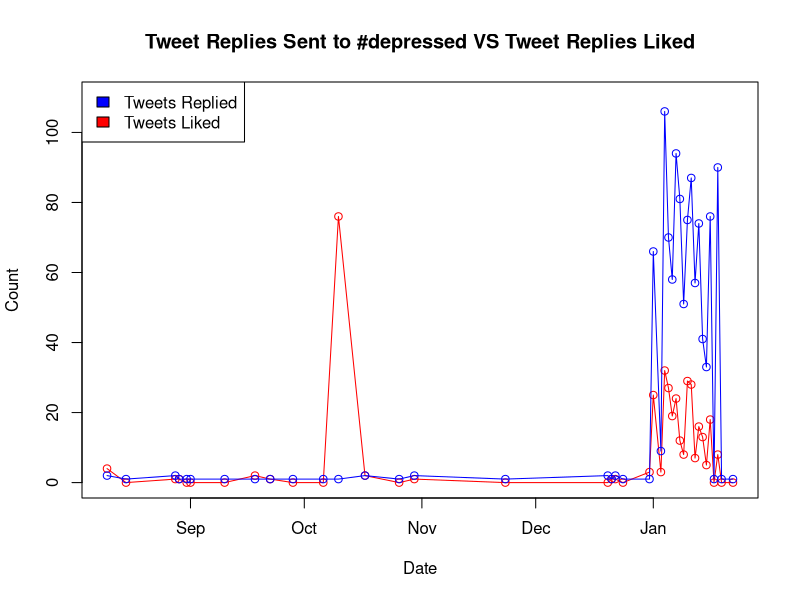

Reproduce this figure in R.
## ---- chunk 1
knitr::opts_chunk$set(echo = TRUE)
## ---- chunk 2
twitter = read.csv("EvanWoods-timeline-2023-01-22-part1.csv")
## ---- chunk 3
total_replies_sent = sum(twitter$Tweet.Type=="Reply")
total_replies_sent
## ---- chunk 4
total_likes_of_replies_sent = sum(twitter$Total.Likes[twitter$Tweet.Type=="Reply"])
total_likes_of_replies_sent
## ---- chunk 5
likes = twitter$Total.Likes[twitter$Tweet.Type=="Reply"]
## ---- chunk 6
time = twitter$Tweet.Posted.Time[twitter$Tweet.Type=="Reply"]
## ---- chunk 7
# Gathering Tweets Sent into a DataFrame
mydata <- data.frame(time = time, likes = likes)
mydata$time <- as.Date(mydata$time)
time_tmp <- unique(mydata$time)
mydata$time <- as.character(mydata$time)
result <- sapply(time_tmp, function(x){
  tmp <- mydata[mydata$time ==x,]
  return(sum(tmp$likes))
})
mynewdata <- data.frame(time = time_tmp, likes = result)
mynewdata$time <- as.Date(mynewdata$time)
# Converting tweets sent into a dataframe to display on graph

table_time_df = data.frame(table(time))
table_time_df$time <- as.Date(table_time_df$time)
time_tmp2 <- unique(table_time_df$time)
result2 <- sapply(time_tmp2, function(x){
     tmp <- table_time_df[table_time_df$time ==x,]
     return(sum(tmp$Freq))
})
tweets_sent_df <- data.frame(time = time_tmp2, tweets_sent = result2)
tweets_sent_df$time <- as.Date(tweets_sent_df$time)

# Plotting

plot(mynewdata$time, mynewdata$likes, col="red", type = "o", xlab="Date", ylab="Count",ylim=c(0,110),
     main = "Tweet Replies Sent to #depressed VS Tweet Replies Liked")

lines(tweets_sent_df$time, tweets_sent_df$tweets_sent, col="blue", type = "o", 
     main = "Tweet Replies Sent")
legend("topleft", legend = c("Tweets Replied", "Tweets Liked"), fill = c("blue", "red"))
